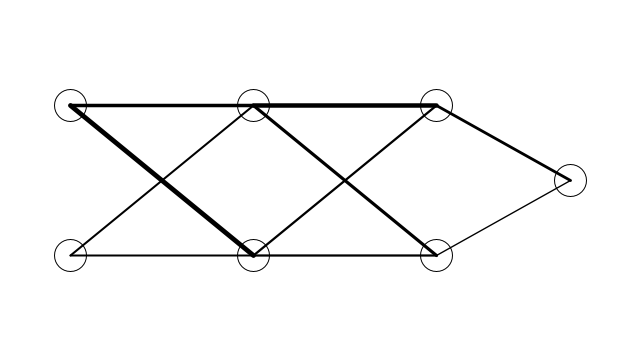
Frame 1 (no input)
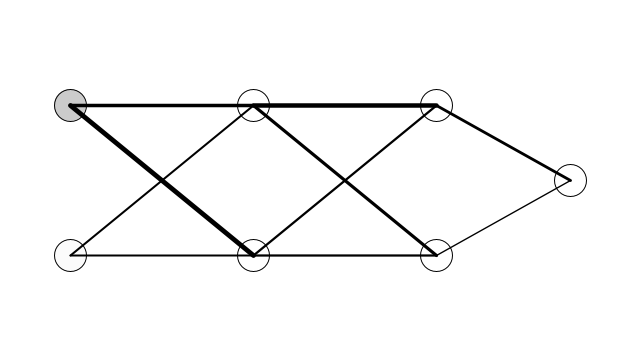
Frame 60 (the mouse pressed at the canvas centre just before this capture)
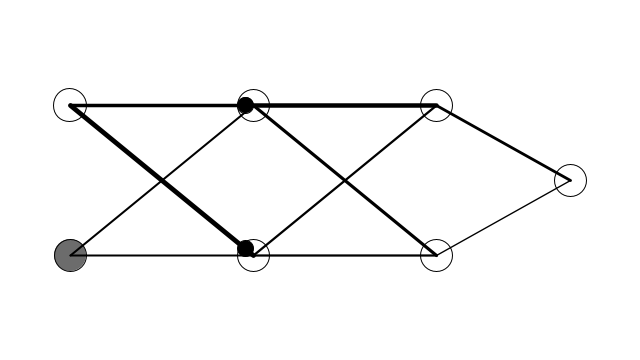
Frame 120 (the mouse held since frame 60 and released just before this capture)

The Processing sketch that drew these frames (run headless with seeded random() and noise(); from frame 60 on, the mouse is pressed at the canvas centre):

// Processing sketch: Exercise_10_5_LayeredNetworkAnimation
// ── Exercise_10_5_LayeredNetworkAnimation.pde
// The Nature of Code
// Daniel Shiffman
// http://natureofcode.com

// An animated drawing of a Neural Network

Network network;

void setup() {
  size(640,360); 
  // Create the Network object
  network = new Network(width/2, height/2);

  int layers = 3;
  int inputs = 2;

  Neuron output = new Neuron(250, 0);
  for (int i = 0; i < layers; i++) {
    for (int j = 0; j < inputs; j++) {
      float x = map(i, 0, layers, -250, 300);
      float y = map(j, 0, inputs-1, -75, 75);
      Neuron n = new Neuron(x, y);
      if (i > 0) {
        for (int k = 0; k < inputs; k++) {
          Neuron prev = network.neurons.get(network.neurons.size()-inputs+k-j); 
          network.connect(prev, n, random(1));
        }
      }
      if (i == layers-1) {
        network.connect(n, output, random(1));
      }
      network.addNeuron(n);
    }
  } 
  network.addNeuron(output);
}

void draw() {
  background(255);
  // Update and display the Network
  network.update();
  network.display();

  // Every 30 frames feed in an input
  if (frameCount % 30 == 0) {
    network.feedforward(random(1),random(1));
  }
}
// ── Connection.pde
// The Nature of Code
// Daniel Shiffman
// http://natureofcode.com

// An animated drawing of a Neural Network

class Connection {
  // Connection is from Neuron A to B
  Neuron a;
  Neuron b;
  
  // Connection has a weight
  float weight;

  // Variables to track the animation
  boolean sending = false;
  PVector sender;
  
  // Need to store the output for when its time to pass along
  float output = 0;

  Connection(Neuron from, Neuron to, float w) {
    weight = w;
    a = from;
    b = to;
  }
  
  
  // The Connection is active
  void feedforward(float val) {
    output = val*weight;        // Compute output
    sender = a.position.get();  // Start animation at Neuron A
    sending = true;             // Turn on sending
  }
  
  // Update traveling sender
  void update() {
    if (sending) {
      // Use a simple interpolation
      sender.x = lerp(sender.x, b.position.x, 0.1);
      sender.y = lerp(sender.y, b.position.y, 0.1);
      float d = PVector.dist(sender, b.position);
      // If we've reached the end
      if (d < 1) {
        // Pass along the output!
        b.feedforward(output);
        sending = false;
      }
    }
  }
  
  // Draw line and traveling circle
  void display() {
    stroke(0);
    strokeWeight(1+weight*4);
    line(a.position.x, a.position.y, b.position.x, b.position.y);

    if (sending) {
      fill(0);
      strokeWeight(1);
      ellipse(sender.x, sender.y, 16, 16);
    }
  }
}
// ── Network.pde
// The Nature of Code
// Daniel Shiffman
// http://natureofcode.com

// An animated drawing of a Neural Network

class Network {
  
  // The Network has a list of neurons
  ArrayList<Neuron> neurons;
  
  // The Network now keeps a duplicate list of all Connection objects.
  // This makes it easier to draw everything in this class
  ArrayList<Connection> connections;
  PVector position;

  Network(float x, float y) {
    position = new PVector(x, y);
    neurons = new ArrayList<Neuron>();
    connections = new ArrayList<Connection>();
  }

  // We can add a Neuron
  void addNeuron(Neuron n) {
    neurons.add(n);
  }

  // We can connection two Neurons
  void connect(Neuron a, Neuron b, float weight) {
    Connection c = new Connection(a, b, weight);
    a.addConnection(c);
    // Also add the Connection here
    connections.add(c);
  } 
  
  // Sending an input to the first Neuron
  // We should do something better to track multiple inputs
  void feedforward(float input1, float input2) {
    Neuron n1 = neurons.get(0);
    n1.feedforward(input1);
    
    Neuron n2 = neurons.get(1);
    n2.feedforward(input2);
    
  }
  
  // Update the animation
  void update() {
    for (Connection c : connections) {
      c.update();
    }
  }
  
  // Draw everything
  void display() {
    pushMatrix();
    translate(position.x, position.y);
    for (Neuron n : neurons) {
      n.display();
    }

    for (Connection c : connections) {
      c.display();
    }
    popMatrix();
  }
}
// ── Neuron.pde
// Daniel Shiffman
// The Nature of Code
// http://natureofcode.com

// An animated drawing of a Neural Network

class Neuron {
  // Neuron has a position
  PVector position;

  // Neuron has a list of connections
  ArrayList<Connection> connections;
  
  // We now track the inputs and sum them
  float sum = 0;
  
  // The Neuron's size can be animated
  float r = 32;
  
  Neuron(float x, float y) {
    position = new PVector(x, y);
    connections = new ArrayList<Connection>();
  }

  // Add a Connection
  void addConnection(Connection c) {
    connections.add(c);
  } 
  
  // Receive an input
  void feedforward(float input) {
    // Accumulate it
    sum += input;
    // Activate it?
    if (sum > 1) {
      fire();
      sum = 0;  // Reset the sum to 0 if it fires
    } 
  }
  
  // The Neuron fires
  void fire() {
    r = 64;   // It suddenly is bigger
    
    // We send the output through all connections
    for (Connection c : connections) {
       c.feedforward(sum);
    } 
  }
  
  // Draw it as a circle
  void display() {
    stroke(0);
    strokeWeight(1);
    // Brightness is mapped to sum
    float b = map(sum,0,1,255,0);
    fill(b);
    ellipse(position.x, position.y, r, r);
    
    // Size shrinks down back to original dimensions
    r = lerp(r,32,0.1);
  }
}
